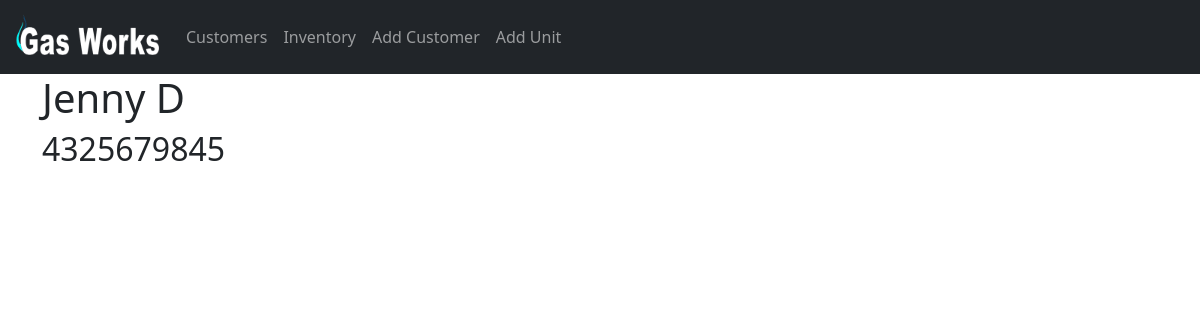
The app's page /customers/5 with its own data.
### service/models.py (models this page shows, shortened)
class Customer(models.Model):
    first_name = models.CharField(max_length=50)
    last_name = models.CharField(max_length=50)
    phone = models.CharField(max_length=12)
    company = models.CharField(max_length=50, null=True)

### service/views.py (the view)
# urls.py: path("customers/<int:profile_id>", views.profile, name="profile"),
def profile(request, profile_id):
    profile_id = Customer.objects.get(id=profile_id)
    units = Unit.objects.filter(customer=profile_id)
    return render(request, "service/profile.html", {
        "profile_id": profile_id,
        "units": units
    })

### service/templates/service/profile.html (shortened to what this page needs)
{% extends "service/layout.html" %}
{% block body %}
    <h1>
        {{ profile_id.first_name }} {{ profile_id.last_name }}
    </h1>
    <h2>
        {{ profile_id.phone }}
    </h2>
{% endblock %}

### records on screen
Customer: first_name "Jenny", last_name "D", phone "4325679845"
